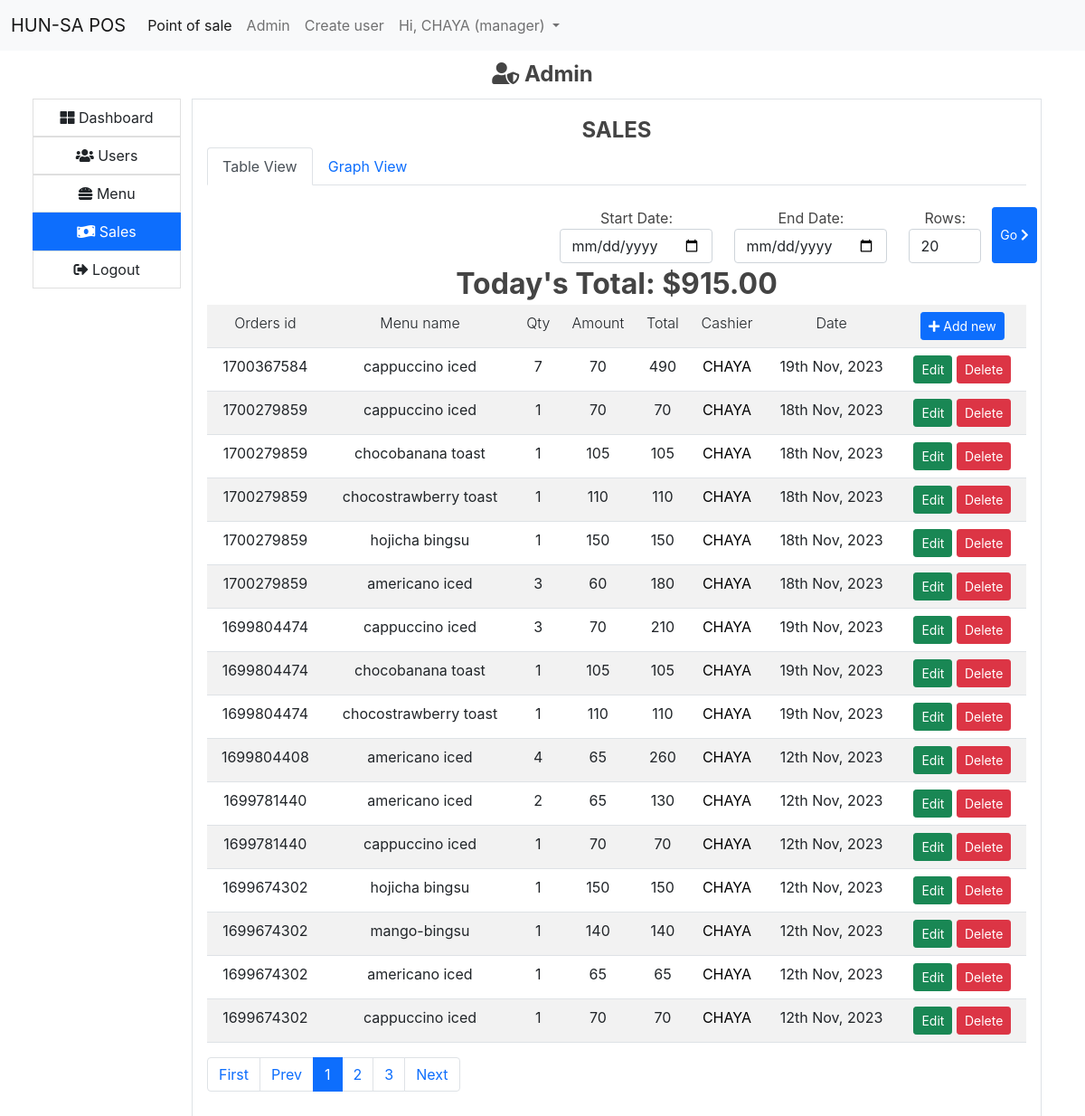
The app's page /index.php?pg=admin&tab=sales (signed in) with its own data.
### tables this page shows
CREATE TABLE `history` (
  `id` int(11) NOT NULL,
  `orders_id` int(11) NOT NULL,
  `table_id` int(11) DEFAULT NULL,
  `menu_id` int(11) NOT NULL,
  `staff_id` int(11) NOT NULL,
  `menu_name` text NOT NULL,
  `qty` int(11) NOT NULL,
  `menu_price` int(11) NOT NULL,
  `time` datetime NOT NULL
);

CREATE TABLE `users` (
  `id` int(11) NOT NULL,
  `username` varchar(30) NOT NULL,
  `password` varchar(255) NOT NULL,
  `firstname` text NOT NULL,
  `lastname` text NOT NULL,
  `role` varchar(20) NOT NULL
);

### app/core/database.php (called while the page is built)
<?php
class Database
{
	private function db_connect(){
		$DBHOST = "localhost";
		$DBNAME = "pos_hunsa";
		$DBUSER = "root";
		$DBPASS = "";
		$DBDRIVER = "mysql";
		try{
			$con = new PDO("$DBDRIVER:host=$DBHOST;dbname=$DBNAME",$DBUSER,$DBPASS);
		}catch(PDOException $e){
			echo $e->getMessage();
		}
		return $con;
	}
	public function query($query,$data = array())
	{
		$con = $this->db_connect();
		$smt = $con->prepare($query);
		$check = $smt->execute($data);
		if($check)
		{
			$result = $smt->fetchAll(PDO::FETCH_ASSOC);
			if(is_array($result) && count($result) > 0){
				return $result;
			}
		}
		return false;
	}
}

### app/core/functions.php (called while the page is built, shortened)
<?php
function esc($str)
{
	return htmlspecialchars($str);
}
function get_user_by_id($id)
{
	$user = new User();
	return $user->first(['id'=>$id]);
}

### app/core/init.php (called while the page is built, shortened)
<?php
require "../app/core/functions.php";
require "../app/core/database.php";
require "../app/core/model.php";
function my_function($classname)
{
	$filename = "../app/models/".ucfirst($classname) . ".php";
}

### app/core/model.php (called while the page is built, shortened)
<?php
class Model extends Database
{
	public function first($data)
	{
		$keys = array_keys($data);
		$query = "select * from $this->table where ";
		foreach ($keys as $key) {
			$query .= "$key = :$key && ";
		}
		$query = trim($query,"&& ");
		$db = new Database;
		if($res = $db->query($query,$data))
		{
			return $res[0];
		}
		return false;
	}
}

### app/views/admin/sales.view.php (the view, shortened to what this page needs)
<ul class="nav nav-tabs">
  <li class="nav-item">
    <a class="nav-link <?=($section =='table') ? 'active':''?>" aria-current="page" href="index.php?pg=admin&tab=sales">
	    Table View
	</a>
  </li>
  <li class="nav-item">
    <a class="nav-link <?=($section =='graph') ? 'active':''?>" href="index.php?pg=admin&tab=sales&s=graph">
	    Graph View
	</a>
  </li>
</ul>
<br>
<?php if($section == 'table'):?>
<div>
	<form class="row float-end" >
			<div class="col">
				<label for="start">Start Date:</label>
				<input class="form-control" id="start" type="date" name="start" value="<?=!empty($_GET['start']) ? $_GET['start']:''?>">
			</div>
			<div class="col">
				<label for="end">End Date:</label>
				<input class="form-control" id="end" type="date" name="end" value="<?=!empty($_GET['end']) ? $_GET['end']:''?>">
			</div>
			<div class="col">
				<label for="limit">Rows:</label>
				<input style="max-width: 80px" class="form-control" id="limit" type="number" min="1" name="limit" value="<?=!empty($_GET['limit']) ? $_GET['limit']:'20'?>">
			</div>
			<button style="max-width:50px" class="btn col btn-primary btn-sm">Go <i class="fa fa-chevron-right"></i></button>
	</form>
</div>
<div class="table-responsive">
	<h2>Today's Total: $<?=number_format($sales_total,2)?></h2>
	<table class="table table-striped table-hover">
		<tr>
			<th>Orders id</th><th>Menu name</th><th>Qty</th><th>Amount</th><th>Total</th><th>Cashier</th><th>Date</th>
			<th>
				<a href="index.php?pg=home">
					<button class="btn btn-primary btn-sm"><i class="fa fa-plus"></i> Add new</button>
				</a>
			</th>
		</tr>
		<?php if (!empty($sales)):?>
			<?php foreach ($sales as $sale):?>
	 		<tr>
				<td><?=esc($sale['orders_id'])?></td>
				<td>
 					<?=esc($sale['menu_name'])?>
 				</td>
				<td><?=esc($sale['qty'])?></td>
				<td><?=esc($sale['menu_price'])?></td>
				<td><?=esc($sale['menu_price']*$sale['qty'])?></td>
				<?php
					$cashier = get_user_by_id($sale['staff_id']);
					if(empty($cashier)){
						$name = "Unknown";
						$namelink = "#";
					}else{
						$name = strtoupper($cashier['firstname']);
						$namelink = "index.php?pg=profile&id=".$cashier['id'];
					}
				?>
				<td>
					<a href="<?=$namelink?>">
						<?=esc($name)?>
					</a>
				</td>
				<td><?=date("jS M, Y",strtotime($sale['time']))?></td>
				<td>
					<a href="index.php?pg=sale-edit&id=<?=$sale['id']?>">
						<button class="btn btn-success btn-sm">Edit</button>
					</a>
					<a href="index.php?pg=sale-delete&id=<?=$sale['id']?>">
						<button class="btn btn-danger btn-sm">Delete</button>
					</a>
				</td>
			</tr>
			<?php endforeach;?>
		<?php endif;?>
	</table>
</div>
<?php endif;?>

### public/assets/css/main.css (style rules this page uses)
body a { text-decoration: none; }

### records on screen
history: orders "1700367584", menu_name "cappuccino iced", qty "7", menu_price "70", $sale['menu_price']*$sale['qty'] "490", users.firstname "CHAYA", time "19th Nov, 2023"
history: orders "1700279859", menu_name "cappuccino iced", qty "1", menu_price "70", $sale['menu_price']*$sale['qty'] "70", users.firstname "CHAYA", time "18th Nov, 2023"
history: orders "1700279859", menu_name "chocobanana toast", qty "1", menu_price "105", $sale['menu_price']*$sale['qty'] "105", users.firstname "CHAYA", time "18th Nov, 2023"
history: orders "1700279859", menu_name "chocostrawberry toast", qty "1", menu_price "110", $sale['menu_price']*$sale['qty'] "110", users.firstname "CHAYA", time "18th Nov, 2023"
history: orders "1700279859", menu_name "hojicha bingsu", qty "1", menu_price "150", $sale['menu_price']*$sale['qty'] "150", users.firstname "CHAYA", time "18th Nov, 2023"
history: orders "1700279859", menu_name "americano iced", qty "3", menu_price "60", $sale['menu_price']*$sale['qty'] "180", users.firstname "CHAYA", time "18th Nov, 2023"
history: orders "1699804474", menu_name "cappuccino iced", qty "3", menu_price "70", $sale['menu_price']*$sale['qty'] "210", users.firstname "CHAYA", time "19th Nov, 2023"
history: orders "1699804474", menu_name "chocobanana toast", qty "1", menu_price "105", $sale['menu_price']*$sale['qty'] "105", users.firstname "CHAYA", time "19th Nov, 2023"
history: orders "1699804474", menu_name "chocostrawberry toast", qty "1", menu_price "110", $sale['menu_price']*$sale['qty'] "110", users.firstname "CHAYA", time "19th Nov, 2023"
history: orders "1699804408", menu_name "americano iced", qty "4", menu_price "65", $sale['menu_price']*$sale['qty'] "260", users.firstname "CHAYA", time "12th Nov, 2023"
history: orders "1699781440", menu_name "americano iced", qty "2", menu_price "65", $sale['menu_price']*$sale['qty'] "130", users.firstname "CHAYA", time "12th Nov, 2023"
history: orders "1699781440", menu_name "cappuccino iced", qty "1", menu_price "70", $sale['menu_price']*$sale['qty'] "70", users.firstname "CHAYA", time "12th Nov, 2023"
history: orders "1699674302", menu_name "hojicha bingsu", qty "1", menu_price "150", $sale['menu_price']*$sale['qty'] "150", users.firstname "CHAYA", time "12th Nov, 2023"
history: orders "1699674302", menu_name "mango-bingsu", qty "1", menu_price "140", $sale['menu_price']*$sale['qty'] "140", users.firstname "CHAYA", time "12th Nov, 2023"
history: orders "1699674302", menu_name "americano iced", qty "1", menu_price "65", $sale['menu_price']*$sale['qty'] "65", users.firstname "CHAYA", time "12th Nov, 2023"
history: orders "1699674302", menu_name "cappuccino iced", qty "1", menu_price "70", $sale['menu_price']*$sale['qty'] "70", users.firstname "CHAYA", time "12th Nov, 2023"

### other values on screen
APP_NAME "HUN-SA POS"
auth('firstname') "CHAYA"
Auth::get('role') "manager"
$tab "SALES"
$sales_total "915.00"
$page_number "1"
$page_number + $i "2"
$page_number + $i "3"
